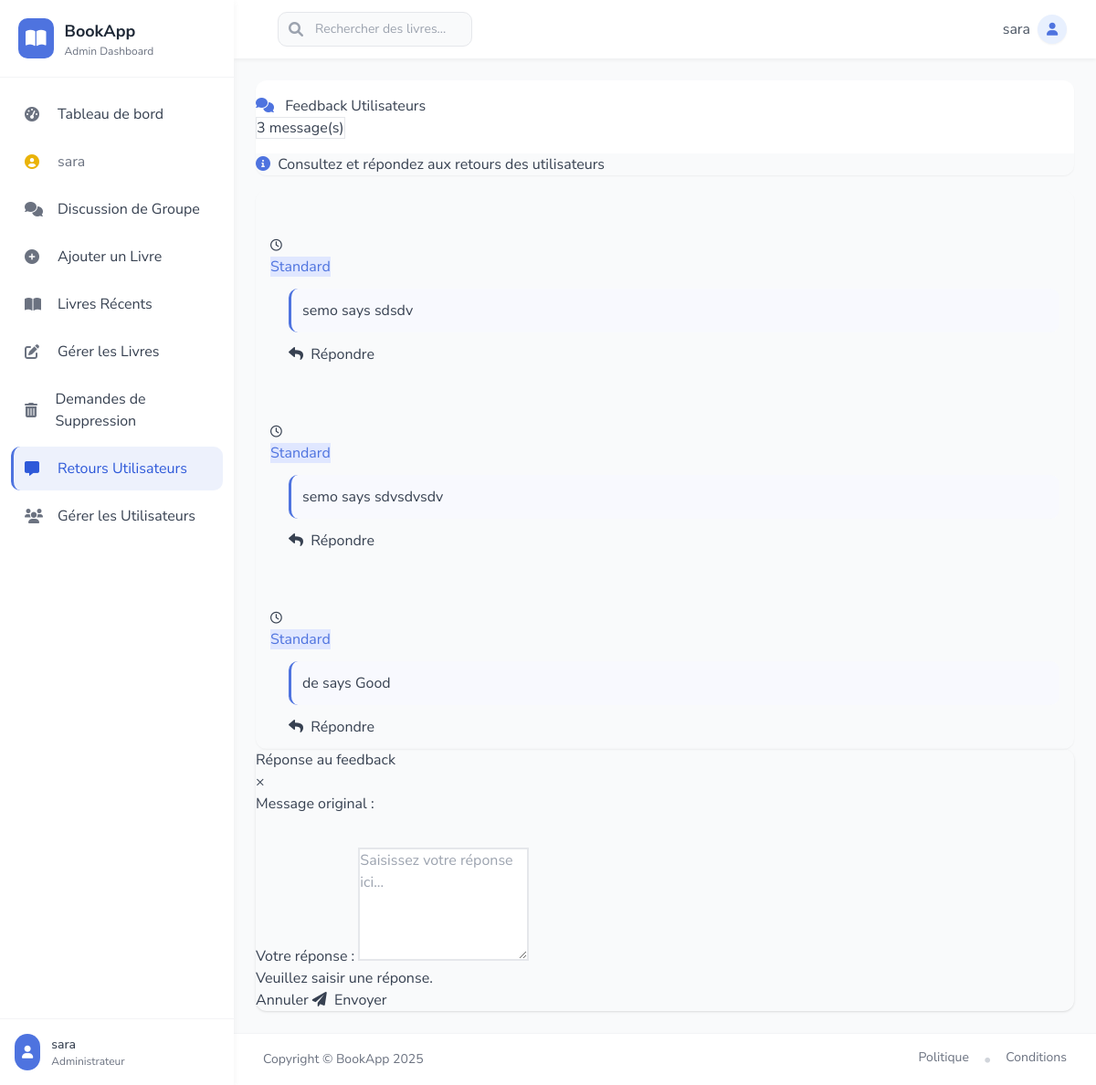
Screenshot of /afeedback/ (signed in) with the database file from the repository.
### bookstore/models.py (models this page shows, shortened)
class User(AbstractUser):
    is_admin = models.BooleanField(default=False)
    is_publisher = models.BooleanField(default=False)
    is_librarian = models.BooleanField(default=False)
    class Meta:
        swappable = 'AUTH_USER_MODEL'

class Feedback(models.Model):
    feedback = models.CharField(max_length=100, null=True, blank=True)

### bookstore/views.py (the view)
# urls.py: path('afeedback/', views.AFeedback.as_view(), name='afeedback'),
class AFeedback(LoginRequiredMixin,ListView):
	model = Feedback
	template_name = 'dashboard/feedback.html'
	context_object_name = 'feedbacks'
	paginate_by = 3
	def get_queryset(self):
		return Feedback.objects.order_by('-id')

### bookstore/templates/dashboard/feedback.html (shortened to what this page needs)
{% extends 'dashboard/base.html' %}
{% load static %}
{% block content %}
<div class="container-fluid">
    <div class="row justify-content-center">
        <div class="col-lg-9">
            <div class="card shadow-sm border-0 mb-4">
                <div class="card-header bg-white border-0 py-4">
                    <div class="d-flex align-items-center justify-content-between">
                        <h1 class="h4 mb-0 font-weight-600">
                            <i class="fas fa-comments text-primary mr-2"></i>
                            Feedback Utilisateurs
                        </h1>
                        <span class="badge badge-pill badge-light border">{{ feedbacks|length }} message(s)</span>
                    </div>
                </div>
                <div class="card-body pt-0">
                    <p class="text-muted mb-0">
                        <i class="fas fa-info-circle text-primary mr-1"></i>
                        Consultez et répondez aux retours des utilisateurs
                    </p>
                </div>
            </div>
            {% if feedbacks %}
            <div class="card shadow-sm border-0">
                <div class="card-body p-0">
                    <div class="list-group list-group-flush">
                        {% for feedback in feedbacks %}
                        <div class="list-group-item border-0 px-4 py-3" id="feedback-{{ feedback.id }}">
                            <div class="d-flex justify-content-between align-items-start mb-2">
                                <div class="d-flex align-items-center">
                                    <div class="avatar avatar-sm bg-light-primary rounded-circle mr-3">
                                    </div>
                                    <div>
                                        <small class="text-muted">
                                            <i class="far fa-clock mr-1"></i>
                                        </small>
                                    </div>
                                </div>
                                <span class="badge badge-{% if feedback.is_urgent %}danger{% else %}light-primary{% endif %} badge-pill">
                                    {% if feedback.is_urgent %}<i class="fas fa-exclamation-circle mr-1"></i>URGENT{% else %}Standard{% endif %}
                                </span>
                            </div>
                            <div class="pl-5 mt-3">
                                <div class="feedback-content p-3 bg-light rounded-lg">
                                    <p class="mb-0">{{ feedback.feedback }}</p>
                                </div>
                                {% if feedback.response %}
                                <div class="admin-response mt-3 p-3 bg-primary-50 rounded-lg border-start border-primary border-3">
                                    <div class="d-flex justify-content-between align-items-center mb-2">
                                        <h6 class="font-weight-600 text-primary mb-0">
                                            <i class="fas fa-reply mr-1"></i> Votre réponse
                                        </h6>
                                        <small class="text-muted">{{ feedback.responded_at|date:"d/m/Y H:i" }}</small>
                                    </div>
                                    <p class="mb-0">{{ feedback.response }}</p>
                                </div>
                                {% else %}
                                <button class="btn btn-sm btn-outline-primary mt-3 response-btn"
                                        data-feedback-id="{{ feedback.id }}"
                                        data-feedback-text="{{ feedback.feedback|escape }}">
                                    <i class="fas fa-reply mr-1"></i> Répondre
                                </button>
                                {% endif %}
                            </div>
                        </div>
                        {% endfor %}
                    </div>
                </div>
            </div>
            {% endif %}
        </div>
    </div>
</div>
<div class="modal fade" id="responseModal" tabindex="-1" role="dialog" aria-hidden="true">
    <div class="modal-dialog modal-dialog-centered" role="document">
        <div class="modal-content border-0 shadow">
            <div class="modal-header border-0">
                <h5 class="modal-title font-weight-600">Réponse au feedback</h5>
                <button type="button" class="close" data-dismiss="modal" aria-label="Fermer">
                    <span aria-hidden="true">&times;</span>
                </button>
            </div>
            <form id="responseForm">
                <div class="modal-body">
                    <div class="form-group">
                        <label class="font-weight-600">Message original :</label>
                        <div class="p-3 bg-light rounded-lg mb-3" id="original-message"></div>
                    </div>
                    <div class="form-group">
                        <label for="responseText" class="font-weight-600">Votre réponse :</label>
                        <textarea class="form-control border-2" id="responseText" name="response" rows="5" placeholder="Saisissez votre réponse ici..." required></textarea>
                        <div class="invalid-feedback">Veuillez saisir une réponse.</div>
                    </div>
                </div>
                <div class="modal-footer border-0">
                    <button type="button" class="btn btn-white" data-dismiss="modal">Annuler</button>
                    <button type="submit" class="btn btn-primary" id="submit-response">
                        <i class="fas fa-paper-plane mr-1"></i> Envoyer
                    </button>
                </div>
            </form>
        </div>
    </div>
</div>
{% endblock %}

### bookstore/templates/dashboard/base.html (shortened to what this page needs)
{% load static %}
<!DOCTYPE html>
<html lang="fr">
<head>
    <script src="https://cdn.tailwindcss.com"></script>
    <link rel="stylesheet" href="https://cdnjs.cloudflare.com/ajax/libs/font-awesome/6.0.0/css/all.min.css" />
</head>
<body class="bg-gray-50 font-sans text-gray-700">
    <div class="min-h-screen flex">
        <aside class="w-64 bg-white shadow-sidebar fixed h-full transition-all duration-300 transform z-20" id="sidebar">
            <div class="p-5 border-b border-gray-100">
                <a href="{% url 'dashboard' %}" class="flex items-center space-x-3">
                    <div class="bg-primary p-2 rounded-lg">
                        <i class="fas fa-book-open text-xl text-white"></i>
                    </div>
                    <div>
                        <h5 class="text-lg font-bold text-gray-800">BookApp</h5>
                        <p class="text-xs text-gray-500">Admin Dashboard</p>
                    </div>
                </a>
            </div>
            <nav class="mt-4 px-3">
                <a href="{% url 'dashboard' %}" class="sidebar-item flex items-center px-3 py-3 rounded-lg mb-1 hover:text-primary">
                    <i class="fas fa-tachometer-alt w-6 text-gray-500"></i>
                    <span class="ml-3">Tableau de bord</span>
                </a>
                <div class="sidebar-item flex items-center px-3 py-3 rounded-lg mb-1 text-gray-500">
                    <i class="fas fa-user-circle w-6 text-yellow-500"></i>
                    <span class="ml-3">{{ user.username }}</span>
                </div>
                <a href="{% url 'alchat' %}" class="sidebar-item flex items-center px-3 py-3 rounded-lg mb-1 hover:text-primary">
                    <i class="fas fa-comments w-6 text-gray-500"></i>
                    <span class="ml-3">Discussion de Groupe</span>
                </a>
                <a href="{% url 'aabook_form' %}" class="sidebar-item flex items-center px-3 py-3 rounded-lg mb-1 hover:text-primary">
                    <i class="fas fa-plus-circle w-6 text-gray-500"></i>
                    <span class="ml-3">Ajouter un Livre</span>
                </a>
                <a href="{% url 'albook' %}" class="sidebar-item flex items-center px-3 py-3 rounded-lg mb-1 hover:text-primary">
                    <i class="fas fa-book-open w-6 text-gray-500"></i>
                    <span class="ml-3">Livres Récents</span>
                </a>
                <a href="{% url 'ambook' %}" class="sidebar-item flex items-center px-3 py-3 rounded-lg mb-1 hover:text-primary">
                    <i class="fas fa-edit w-6 text-gray-500"></i>
                    <span class="ml-3">Gérer les Livres</span>
                </a>
                <a href="{% url 'adrequest' %}" class="sidebar-item flex items-center px-3 py-3 rounded-lg mb-1 hover:text-primary">
                    <i class="fas fa-trash-alt w-6 text-gray-500"></i>
                    <span class="ml-3">Demandes de Suppression</span>
                </a>
                <a href="{% url 'afeedback' %}" class="sidebar-item flex items-center px-3 py-3 rounded-lg mb-1 hover:text-primary">
                    <i class="fas fa-comment-alt w-6 text-gray-500"></i>
                    <span class="ml-3">Retours Utilisateurs</span>
                </a>
                <a href="{% url 'aluser' %}" class="sidebar-item flex items-center px-3 py-3 rounded-lg mb-1 hover:text-primary">
                    <i class="fas fa-users w-6 text-gray-500"></i>
                    <span class="ml-3">Gérer les Utilisateurs</span>
                </a>
            </nav>
            <div class="absolute bottom-0 w-full p-4 border-t border-gray-100 bg-white">
                <div class="flex items-center space-x-3">
                    <div class="bg-primary p-2 rounded-full">
                        <i class="fas fa-user text-white text-sm"></i>
                    </div>
                    <div>
                        <div class="text-sm font-medium text-gray-700">{{ user.username }}</div>
                        <div class="text-xs text-gray-500">Administrateur</div>
                    </div>
                </div>
            </div>
        </aside>
        <div class="flex-1 ml-64">
            <nav class="bg-white shadow-navbar">
                <div class="max-w-7xl mx-auto px-4 sm:px-6 lg:px-8">
                    <div class="flex justify-between h-16 items-center">
                        <div class="flex items-center">
                            <form class="ml-4 flex-1" action="{% url 'asearch' %}">
                                <div class="w-full max-w-lg lg:max-w-xs">
                                    <div class="relative">
                                        <div class="absolute inset-y-0 left-0 pl-3 flex items-center pointer-events-none">
                                        </div>
                                        <input id="search" name="query"
                                            class="input-focus block w-full pl-10 pr-3 py-2 border border-gray-200 rounded-lg bg-gray-50 placeholder-gray-400 focus:outline-none focus:ring-1 focus:ring-primary focus:border-transparent sm:text-sm"
                                            placeholder="Rechercher des livres..."
                                            type="search" />
                                    </div>
                                </div>
                            </form>
                        </div>
                        <div class="flex items-center">
                            <div class="ml-3 relative">
                                <div class="flex items-center">
                                    <span class="text-gray-600 mr-2 hidden md:block">{{ user.username }}</span>
                                    <button type="button" class="relative flex text-sm focus:outline-none" id="user-menu-button">
                                        <div class="h-8 w-8 rounded-full bg-primary-light flex items-center justify-center text-primary shadow-sm">
                                            <i class="fas fa-user text-sm"></i>
                                        </div>
                                    </button>
                                </div>
                            </div>
                        </div>
                    </div>
                </div>
            </nav>
            <main class="flex-1 p-6">
                {% block content %}{% endblock content %}
            </main>
            <footer class="bg-white border-t border-gray-100">
                <div class="max-w-7xl mx-auto py-4 px-4 sm:px-6 lg:px-8">
                    <div class="flex flex-col md:flex-row justify-between items-center">
                        <div class="text-sm text-gray-500 mb-2 md:mb-0">
                            Copyright &copy; BookApp {% now "Y" %}
                        </div>
                        <div class="flex space-x-4">
                            <a href="#" class="text-sm text-gray-500 hover:text-primary">Politique</a>
                            <span class="text-gray-300">•</span>
                            <a href="#" class="text-sm text-gray-500 hover:text-primary">Conditions</a>
                        </div>
                    </div>
                </div>
            </footer>
        </div>
    </div>
</body>
</html>

### bookstore/templates/dashboard/base.html (style rules this page uses)
.sidebar-item { transition: all 0.2s ease; border-left: 3px solid transparent; }
.sidebar-item.active { background-color: rgba(78, 115, 223, 0.1); border-left-color: #4e73df; color: #2e59d9; }
.sidebar-item.active i { color: #2e59d9; }

### bookstore/templates/dashboard/feedback.html (style rules this page uses)
.card { border-radius: 12px; overflow: hidden; }
.avatar { display: inline-flex; align-items: center; justify-content: center; width: 36px; height: 36px; }
.feedback-content { border-left: 3px solid #4e73df; background-color: #f8f9fe; }
.badge-light-primary { background-color: #e0e7ff; color: #4e73df; }
.rounded-lg { border-radius: 10px; }
.modal-content { border-radius: 12px; }
.form-control.border-2 { border-width: 2px !important; }

### rows the page displays
User: username "sara"
Feedback: feedback "semo says sdsdv"
Feedback: feedback "semo says sdvsdvsdv"
Feedback: feedback "de says Good"

### other values shown
{{ feedbacks|length }} "3"
